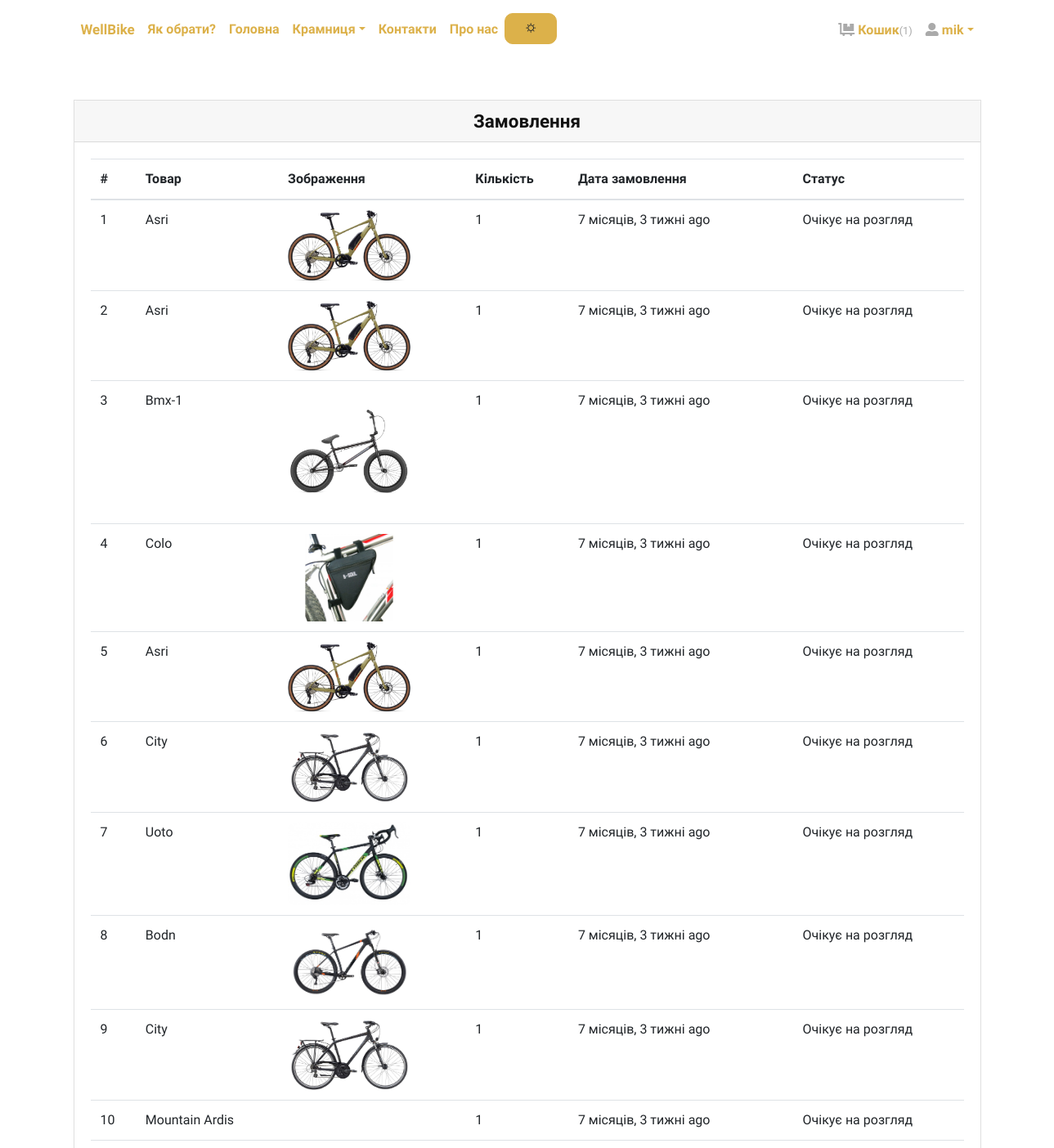
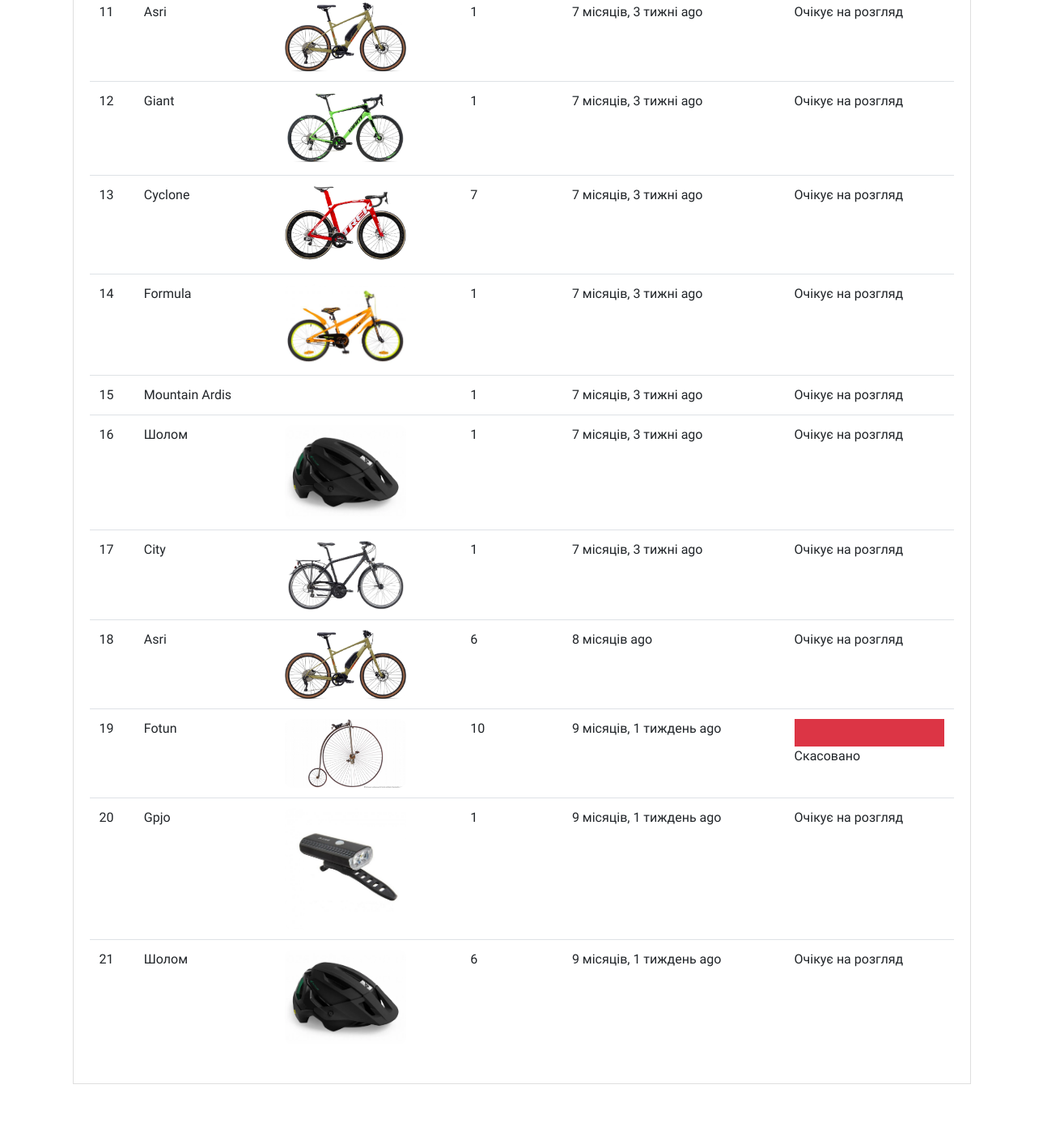
The page /orders/ (signed in, upper part) on the database as committed earlier (2 pictures, top to bottom).
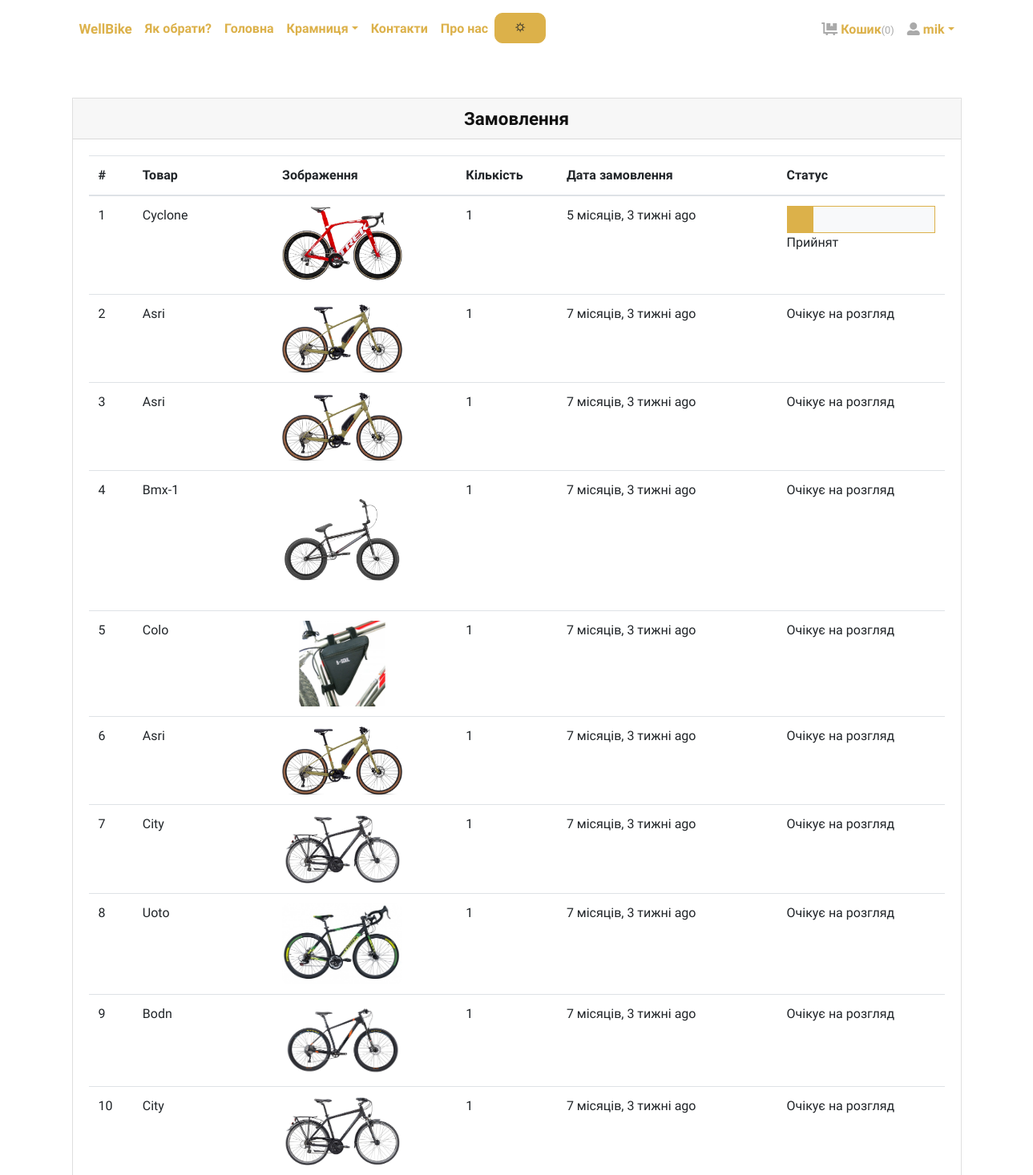
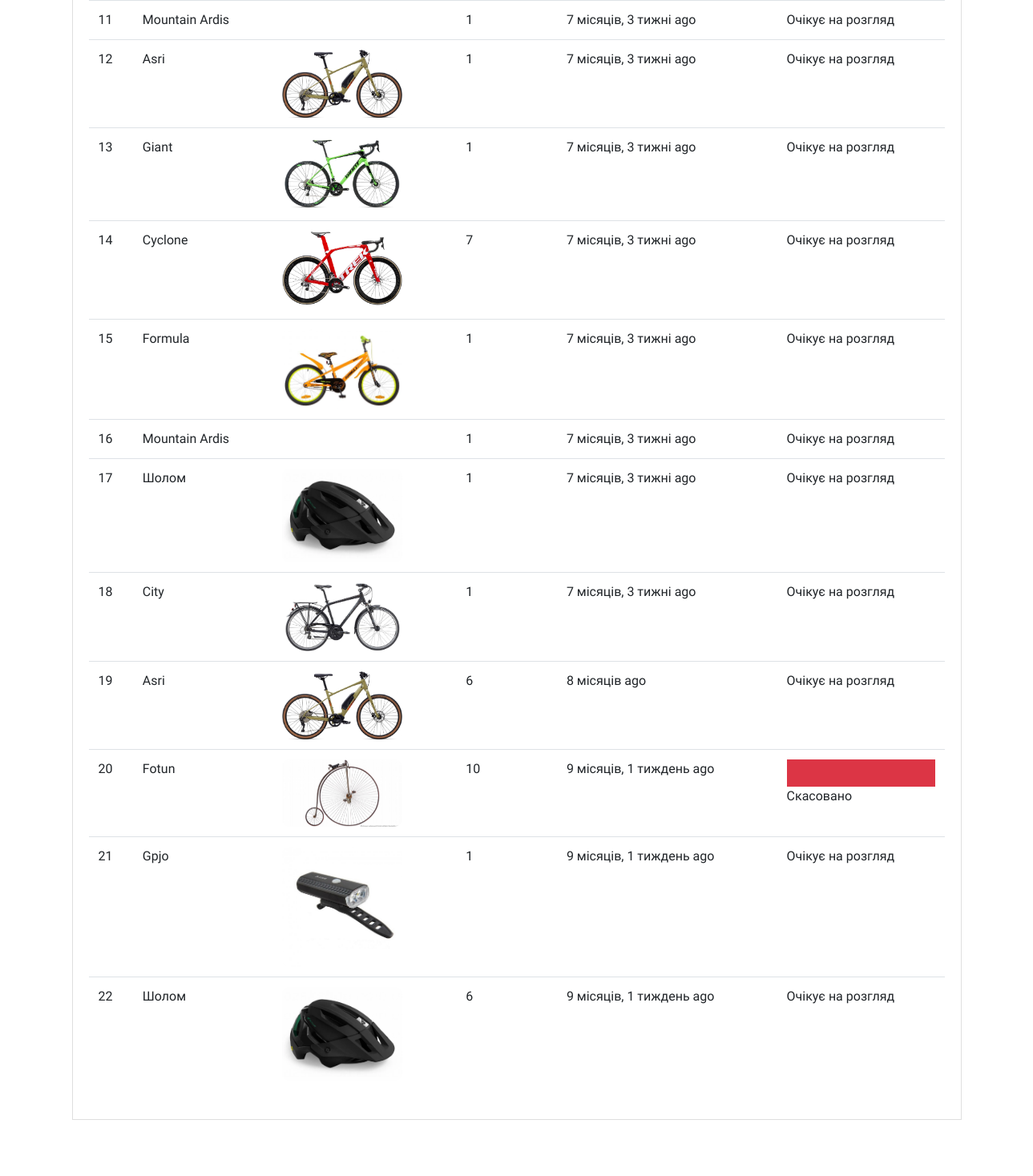
The same page on the database as committed later (2 pictures, top to bottom).
### store/models.py (models this page shows, shortened)
class Order(models.Model):
    user = models.ForeignKey(User, verbose_name="User", on_delete=models.CASCADE)
    address = models.ForeignKey(Address, verbose_name="Shipping Address", on_delete=models.CASCADE)
    paying_way = models.ForeignKey(PayingWay, verbose_name="Paying Way", on_delete=models.CASCADE, blank=True,
                                   null=True)
    product = models.ForeignKey(Product, verbose_name="Product", on_delete=models.CASCADE)
    quantity = models.PositiveIntegerField(verbose_name="Quantity")
    ordered_date = models.DateTimeField(auto_now_add=True, verbose_name="Ordered Date")
    status = models.CharField(
        choices=STATUS_CHOICES,
        max_length=50,
        default="Очікує на розгляд"
        )

class Product(models.Model):
    title = models.CharField(max_length=150, verbose_name="Product Title")
    slug = models.SlugField(max_length=160, verbose_name="Product Slug")
    sku = models.CharField(max_length=255, unique=True, verbose_name="Unique Product ID (SKU)")
    short_description = models.TextField(verbose_name="Short Description")
    detail_description = models.TextField(blank=True, null=True, verbose_name="Detail Description")
    product_image = models.ImageField(upload_to='product', blank=True, null=True, verbose_name="Product Image")
    price = models.DecimalField(max_digits=8, decimal_places=2)
    category = models.ForeignKey(Category, verbose_name="Product Categoy", on_delete=models.CASCADE)
    is_active = models.BooleanField(verbose_name="Is Active?")
    is_featured = models.BooleanField(verbose_name="Is Featured?")
    created_at = models.DateTimeField(auto_now_add=True, verbose_name="Created Date")
    updated_at = models.DateTimeField(auto_now=True, verbose_name="Updated Date")
    class Meta:
        verbose_name_plural = 'Products'
        ordering = ('-created_at', )

### store/views.py (the view)
# urls.py: path('orders/', views.orders, name="orders"),
@login_required
def orders(request):
    orders = Order.objects.filter(user=request.user).order_by('-ordered_date')
    your_account = request.user
    return render(request, 'store/orders.html', {'orders': orders, 'your_account': your_account, })

### store/context_preprocessors.py (called while the page is built)
def store_menu(request):
    categories = Category.objects.filter(is_active=True)
    context = {
        'categories_menu': categories,
    }
    return context

def cart_menu(request):
    if request.user.is_authenticated:
        cart_items= Cart.objects.filter(user=request.user)
        context = {
            'cart_items': cart_items,
        }
    else:
        context = {}
    return context

### store/templates/store/orders.html (shortened to what this page needs)
{% extends 'base.html' %}
{% load static %}
{% load humanize %}
{% block content %}
    <div class="container py-5">
        <div class="row">
            <div class="col-lg-12">
                <div class="card mb-4" id="tables">
                    <h4 class="card-header text-center">Замовлення</h4>
                    <div class="card-body">
                        <table class="table">
                            <thead>
                            <tr>
                                <th>#</th>
                                <th>Товар</th>
                                <th>Зображення</th>
                                <th>Кількість</th>
                                <th>Дата замовлення</th>
                                <th>Статус</th>
                            </tr>
                            </thead>
                            <tbody>
                            {% if orders %}
                                {% for order in orders %}
                                    <tr>
                                        <td>{{ forloop.counter }}</td>
                                        <td>{{ order.product.title }}</td>
                                        <td>
                                            {% if order.product.product_image %}
                                                <img src="{{ order.product.product_image.url }}"
                                                     alt="{{ order.product.product_ttile }}" style="width:150px;">
                                            {% endif %}
                                        </td>
                                        <td>{{ order.quantity }}</td>
                                        <td>{{ order.ordered_date|naturaltime }}</td>
                                        <td>
                                            {% if order.status == 'Прийнят' %}
                                                <div class="bg-light border border-primary">
                                                    <div class="p-3 bg-primary" style="width:0;"></div>
                                                </div>
                                            {% endif %}
                                            {% if order.status == 'Скасовано' %}
                                                <div class="bg-light border border-danger">
                                                    <div class="p-3 bg-danger" style="width:100%;"></div>
                                                </div>
                                            {% endif %}
                                            {{ order.status }}
                                        </td>
                                    </tr>
                                {% endfor %}
                            {% endif %}
                            </tbody>
                        </table>
                    </div>
                </div>
            </div>
        </div>
    </div>
    </div>
{% endblock content %}

### store/templates/base.html (shortened to what this page needs)
{% load static %}
<!DOCTYPE html>
<html>
<head>
    <link rel="stylesheet" href="{% static 'useful_things_for_front/bootstrap/css/bootstrap.min.css' %}">
    <link rel="stylesheet" href="{% static 'useful_things_for_front/lightbox2/css/lightbox.min.css' %}">
    <link rel="stylesheet" href="{% static 'useful_things_for_front/nouislider/nouislider.min.css' %}">
    <link rel="stylesheet" href="{% static 'useful_things_for_front/bootstrap-select/css/bootstrap-select.min.css' %}">
    <link rel="stylesheet" href="{% static 'useful_things_for_front/owl.carousel2/assets/owl.carousel.min.css' %}">
    <link rel="stylesheet" href="{% static 'useful_things_for_front/owl.carousel2/assets/owl.theme.default.css' %}">
    <link rel="stylesheet" href="{% static 'css/style.gold.css' %}" id="theme-stylesheet">
</head>
<body>
<div class="page-holder">
    {% include 'navbar.html' %}
    {% block content %}
    {% endblock content %}
    {% include 'footer.html' %}
    {% include 'cookie.html' %}
    {% include 'scripts.html' %}
</body>
</html>

### store/templates/navbar.html (shortened to what this page needs)
{% load static %}
{% load i18n %}
{% load cache %}
{% block head %}
    <link href="{% static 'css/header.css' %}" rel="stylesheet" type="text/css">
    <link href="{% static 'css/button_back_col.css' %}" rel="stylesheet" type="text/css">
{% endblock %}
<header>
    <div class="container px-0 px-lg-3">
        <nav class="navbar navbar-expand-lg py-3 px-lg-0">
            <div class="collapse navbar-collapse" id="navbarSupportedContent">
                <ul class="navbar-nav mr-auto">
                    <li class="nav-item">
                        <a class="nav-link active" href="{% url 'store:home' %}"><span
                                class="custom-text">WellBike</span></a>
                    </li>
                    <li class="nav-item">
                        <a class="nav-link" href="{% url 'store:main' %}">Як обрати?</a>
                    </li>
                    <li class="nav-item">
                        <a class="nav-link" href="{% url 'store:home' %}">Головна</a>
                    </li>
                    <li class="nav-item dropdown"><a class="nav-link dropdown-toggle" id="pagesDropdown" href="#"
                                                     data-toggle="dropdown" aria-haspopup="true"
                                                     aria-expanded="false">Крамниця</a>
                    </li>
                    <li class="nav-item">
                        <a class="nav-link" href="{% url 'store:contacts' %}">{% trans "Контакти" %}</a>
                    </li>
                    <li class="nav-item">
                        <a class="nav-link" href="{% url 'store:about' %}"> {% trans "Про нас" %}</a>
                    </li>
                    <li>
                        <div id="toggle-theme" class="btn btn-primary">🌣</div>
                    </li>
                </ul>
                <ul class="navbar-nav ml-auto">
                    {% if request.user.is_authenticated %}
                        <li class="nav-item"><a class="nav-link" href="{% url 'store:cart' %}"> <i
                                class="fas fa-dolly-flatbed mr-1 text-gray"></i>Кошик<small
                                class="text-gray">({{ cart_items.count }})</small></a></li>
                        <li class="nav-item dropdown"><a class="nav-link dropdown-toggle" id="pagesDropdown" href="#"
                                                         data-toggle="dropdown" aria-haspopup="true"
                                                         aria-expanded="false"><i class="fas fa-user-alt mr-1
                                                   text-gray"></i>{{ your_account }}</a></a>
                        </li>
                    {% else %}
                        <li class="nav-item"><a class="nav-link" href="{% url 'store:login' %}">Увійти</a>
                        </li>
                        <li class="nav-item"><a class="nav-link"
                                                href="{% url 'store:register' %}">Створити акаунт</a>
                        </li>
                    {% endif %}
                </ul>
            </div>
        </nav>
    </div>
</header>

### store/templates/footer.html (shortened to what this page needs)
{% load static %}
{% load i18n %}
{% block head %}
    <link rel="stylesheet" href="{% static 'css/footer.css' %}">
{% endblock head %}

### store/templates/cookie.html (shortened to what this page needs)
{% load static %}
{% block head %}
    <link rel="stylesheet" href="{% static 'css/cookie.css' %}">
{% endblock head%}

### store/templates/scripts.html (shortened to what this page needs)
{% load static %}
<link rel="stylesheet" href="https://use.fontawesome.com/releases/v5.7.1/css/all.css"
>

### static/css/style.gold.css (style rules this page uses)
.text-gray { color: #aaa !important; }
.navbar { position: relative; }
.border { border: 1px solid #dee2e6 !important; }
.border-primary { border-color: #dcb14a !important; }
.border-danger { border-color: #dc3545 !important; }
.navbar { padding: 0.5rem 1rem; }
.btn { font-weight: 400; border: 1px solid transparent; font-family: inherit; padding: 0.375rem 1.5rem; font-size: 1rem; line-height: 1.5; border-radius: 0; transition: color 0.15s ease-in-out, background-color 0.15s ease-in-out, border-color 0.15s ease-in-out, box-shadow 0.15s ease-in-out; }
.btn-primary { color: #212529; background-color: #dcb14a; border-color: #dcb14a; }
body { font-family: "Libre Franklin", sans-serif; font-size: 1rem; font-weight: 400; line-height: 1.5; color: #111111; background-color: #fff; }
a { color: #dcb14a; text-decoration: none; }
h1, h2, h3, h4, h5, h6, .h1, .h2, .h3, .h4, .h5, .h6 { margin-bottom: 0.5rem; font-family: inherit; font-weight: 900; line-height: 1.2; color: inherit; }
h4, .h4 { font-size: 1.4rem; }
small, .small { font-size: 80%; font-weight: 400; }
.bg-primary { background-color: #dcb14a !important; }
.bg-danger { background-color: #dc3545 !important; }
.bg-light { background-color: #f8f9fa !important; }
.nav-link { padding: 0.5rem 1rem; }
.card { border-radius: 0; }
.card-body { padding: 1.25rem; }
.card-header { padding: 0.75rem 1.25rem; background-color: rgba(17, 17, 17, 0.03); border-bottom: 1px solid rgba(17, 17, 17, 0.125); }
.card-header:first-child { border-radius: calc(0 - 1px) calc(0 - 1px) 0 0; }
img { border-radius: 10px; }

### static/css/header.css (style rules this page uses)
.custom-text { font-size: 17px; }
a { font-weight: bolder; }
#toggle-theme { border-radius: 10px; }

Rows that differ between the two databases and show on the page:
added Order: product "Cyclone", product.product_image (picture), quantity "1", ordered_date "5 місяців, 3 тижні ago", status "Прийнят"
Other text that changed with them:
{{ cart_items.count }}: "1" → "0"
